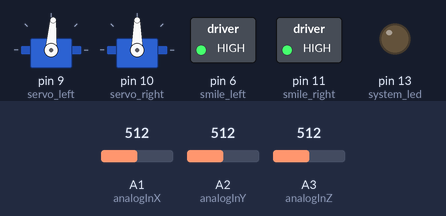
A sketch run on a simulated Arduino Uno, built with avr-gcc and run on an emulated ATmega328P. Parts: 2 × servo, switched loads named in the sketch (green lamp = pin HIGH), output pins drawn as LEDs (lit = HIGH). The inputs (shaded band) are chosen by the test bench; at power-on: A1 (analogInX) = 512, A2 (analogInY) = 512, A3 (analogInZ) = 512. What the sketch prints to the serial monitor is not drawn.

Above: at 0.05 s.
Timing chart, 0 to 7.1 s (numbered marks = the images above):
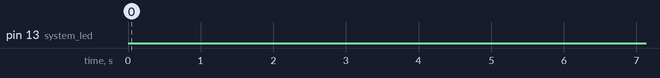

Measured:
- by itself, pin 13 (system_led): LOW → HIGH at 30.1 s, → LOW 0.10 s later, → HIGH 0.10 s later, → LOW 0.10 s later, … (198 changes in this stretch)
- by itself, everything shown: repeats every 3.1 s, in 6 steps

The sketch:

_2014_05_21___wiliams.ino
```cpp
/* LIBRARIES */
#include <math.h>
#include <FuzzyRule.h>
#include <FuzzyComposition.h>
#include <Fuzzy.h>
#include <FuzzyRuleConsequent.h>
#include <FuzzyOutput.h>
#include <FuzzyInput.h>
#include <FuzzyIO.h>
#include <FuzzySet.h>
#include <FuzzyRuleAntecedent.h>
#include <Servo.h>

/* INPUTS */
const int batt_pin = A0;   // Analog input for battery power monitoring
const int analogInX = A1;  // Analog input for accelerometer X axis
const int analogInY = A2;  // Analog input for accelerometer Y axis
const int analogInZ = A3;  // Analog input for accelerometer Z axis
const int pir_in = 2;      // Digital input for PIR sensor
const int sonic_echo = 3;  // Digital input for sonic range finder

/* OUTPUTS */
const int sonic_trigger = 4; // trigger signal for sonic range finder (10 us signal required)
const int servo_left = 9;    // Analog output for left servo motor (running foreward)
const int servo_right = 10;  // Analog output for right servo motor (running backward)
const int smile_left = 6;    // LED connected to digital pin 6
const int smile_right = 11;  // LED connected to digital pin 11
const int system_led = 13;   // system led

/* GLOBAL VARIABLES */
const int left_center = 86;
const int right_center = 90;
const int speed = 10;

Fuzzy* fuzzy = new Fuzzy();
Servo left, right;

void setup() {
  analogReference(EXTERNAL);

  pinMode(batt_pin, INPUT);
  pinMode(analogInX, INPUT);
  pinMode(analogInY, INPUT);
  pinMode(analogInZ, INPUT);
  pinMode(pir_in, INPUT);
  pinMode(sonic_echo, INPUT);

  pinMode(sonic_trigger, OUTPUT);
  pinMode(servo_left, OUTPUT);
  pinMode(servo_right, OUTPUT);
  pinMode(smile_left, OUTPUT); digitalWrite(smile_left, HIGH);
  pinMode(smile_right, OUTPUT); digitalWrite(smile_right, HIGH);
  pinMode(system_led, OUTPUT);

  fuzzy_rules();

  left.attach(servo_left);
  left.write(left_center);
  right.attach(servo_right);
  right.write(right_center);

  Serial.begin(57600);
}

void loop() {
  static long time = 0;
  static long time_batt = 0;
  static float batt_vol = 0;
  static boolean batt_stat = HIGH;

  while (batt_stat == LOW) {
    for ( int counter = 0; counter <= 5; counter++) {
      digitalWrite(system_led, !digitalRead(system_led));
      delay(100);
    }
    delay(2500);
  }

  if (millis() > (time + 100)){
    time = millis();
    Serial.print(time);
    if (time_batt + 30000 <= time){
      batt_vol = float(map(analogRead(batt_pin), 0, 1023, 0, 496));
      if (batt_vol <= 340) {
//        Serial.println("Battery Low !");
        batt_stat = LOW;
      }
      time_batt = time;
    }
    Serial.print("\t");
    Serial.print(batt_vol/100, 2);

    float accX = float(map(analogRead(analogInX), 509-103, 509+103, -10000, 10000)) / 10000;
    float accY = float(map(analogRead(analogInY), 506-103, 506+103, -10000, 10000)) / 10000;
    float accZ = float(map(analogRead(analogInZ), 522-103, 522+103, -10000, 10000)) / 10000;
    Serial.print("\t");
    Serial.print(accX, 3);
    Serial.print("\t");
    Serial.print(accY, 3);
    Serial.print("\t");
    Serial.print(accZ, 3);

    float pitch = RAD_TO_DEG * atan2(accY, sgn(accX) * sqrt((accX * accX)+(accZ * accZ)));
    float roll  = -RAD_TO_DEG * atan2(accZ, sgn(accX) * sqrt((accX * accX)+(accY * accY)));
    Serial.print("\t");
    Serial.print(pitch, 2);
    Serial.print("\t");
    Serial.print(roll, 2);

    fuzzy->setInput(1, pitch);
    fuzzy->fuzzify();
    int output = fuzzy->defuzzify(1);
    output -= 90;
    Serial.print("\t");
    Serial.print(output);

//    left.write (left_center + output + speed);
//    right.write(right_center - output - speed);

    Serial.println();
  }
}


static inline int8_t sgn(float val) {
  if (val < 0) return -1;
  return 1;
}
```

fuzzy_rules.ino
```cpp
void fuzzy_rules(){
  FuzzyInput* fuz_pitch = new FuzzyInput(1);

  FuzzySet* positiv = new FuzzySet(-5, 40, 90, 90);
  fuz_pitch->addFuzzySet(positiv);
  FuzzySet* neutral = new FuzzySet(-65, -25, -5, 25);
  fuz_pitch->addFuzzySet(neutral);
  FuzzySet* negativ = new FuzzySet(-90, -90, -80, -35);
  fuz_pitch->addFuzzySet(negativ);

  fuzzy->addFuzzyInput(fuz_pitch);

  FuzzyOutput* fuz_velocity = new FuzzyOutput(1);

  FuzzySet* foreward = new FuzzySet(90, 180, 180, 180);
  fuz_velocity->addFuzzySet(foreward);
  FuzzySet* stop = new FuzzySet(65, 80, 100, 115);
  fuz_velocity->addFuzzySet(stop);
  FuzzySet* backward = new FuzzySet(0, 0, 0, 90);
  fuz_velocity->addFuzzySet(backward);

  fuzzy->addFuzzyOutput(fuz_velocity);

  // FuzzyRule 1
  FuzzyRuleAntecedent* ifFuz_pitchPositiv = new FuzzyRuleAntecedent();
  ifFuz_pitchPositiv->joinSingle(positiv);
  FuzzyRuleConsequent* thenFuz_velocityForeward = new FuzzyRuleConsequent();
  thenFuz_velocityForeward->addOutput(foreward);

  FuzzyRule* fuzzyRule01 = new FuzzyRule(1, ifFuz_pitchPositiv,  thenFuz_velocityForeward);
  fuzzy->addFuzzyRule(fuzzyRule01);

  // FuzzyRule 2
  FuzzyRuleAntecedent* ifFuz_pitchNeutral = new FuzzyRuleAntecedent();
  ifFuz_pitchNeutral->joinSingle(neutral);
  FuzzyRuleConsequent* thenFuz_velocityStop = new FuzzyRuleConsequent();
  thenFuz_velocityStop->addOutput(stop);

  FuzzyRule* fuzzyRule02 = new FuzzyRule(2, ifFuz_pitchNeutral,  thenFuz_velocityStop);
  fuzzy->addFuzzyRule(fuzzyRule02);

  // FuzzyRule 3
  FuzzyRuleAntecedent* ifFuz_pitchNegativ = new FuzzyRuleAntecedent();
  ifFuz_pitchNegativ->joinSingle(negativ);
  FuzzyRuleConsequent* thenFuz_velocityBackward = new FuzzyRuleConsequent();
  thenFuz_velocityBackward->addOutput(backward);

  FuzzyRule* fuzzyRule03 = new FuzzyRule(3, ifFuz_pitchNegativ,  thenFuz_velocityBackward);
  fuzzy->addFuzzyRule(fuzzyRule03);
}
```
